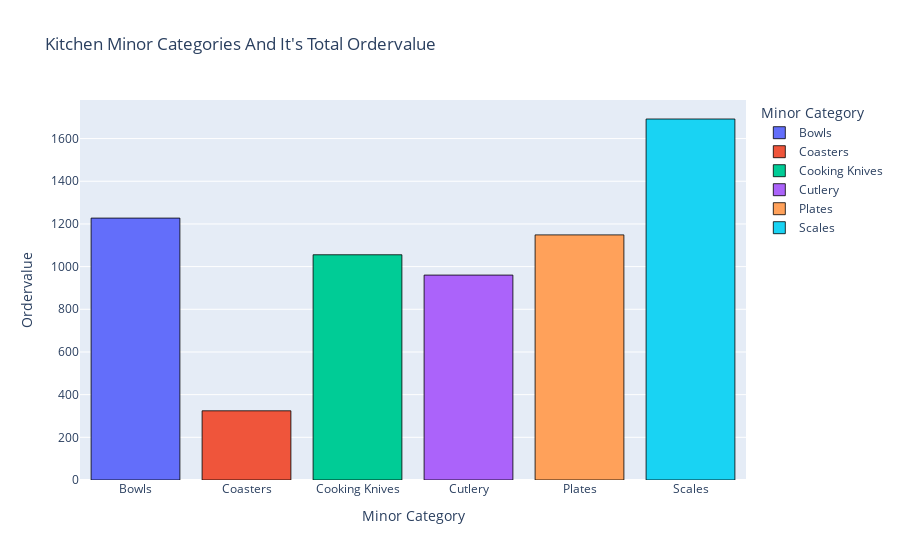

Notebook code for this chart:
### Code cell
fig = px.bar(df_EDA[df_EDA.major_category == 'Kitchen'].groupby('minor_category')['ordervalue'].sum().reset_index(),
             x='minor_category', y='ordervalue',color='minor_category',
             title="Kitchen Minor Categories And It's Total Ordervalue",
             labels={'minor_category':'Minor Category', 'ordervalue':'Ordervalue'})
fig.update_traces(marker_line_color = 'black', marker_line_width = 0.8)
fig.show()

### Figure 1 — Plotly figure (JSON) as saved in the notebook; plotly's stock layout.template omitted (floating-point values rounded to 4 significant figures)
{"data": [{"alignmentgroup": "True", "hovertemplate": "Minor Category=%{x}<br>Ordervalue=%{y}<extra></extra>", "legendgroup": "Bowls", "marker": {"color": "#636efa", "line": {"color": "black", "width": 0.8}, "pattern": {"shape": ""}}, "name": "Bowls", "offsetgroup": "Bowls", "orientation": "v", "showlegend": true, "textposition": "auto", "type": "bar", "x": ["Bowls"], "xaxis": "x", "y": [1227.0], "yaxis": "y"}, {"alignmentgroup": "True", "hovertemplate": "Minor Category=%{x}<br>Ordervalue=%{y}<extra></extra>", "legendgroup": "Coasters", "marker": {"color": "#EF553B", "line": {"color": "black", "width": 0.8}, "pattern": {"shape": ""}}, "name": "Coasters", "offsetgroup": "Coasters", "orientation": "v", "showlegend": true, "textposition": "auto", "type": "bar", "x": ["Coasters"], "xaxis": "x", "y": [324.3], "yaxis": "y"}, {"alignmentgroup": "True", "hovertemplate": "Minor Category=%{x}<br>Ordervalue=%{y}<extra></extra>", "legendgroup": "Cooking Knives", "marker": {"color": "#00cc96", "line": {"color": "black", "width": 0.8}, "pattern": {"shape": ""}}, "name": "Cooking Knives", "offsetgroup": "Cooking Knives", "orientation": "v", "showlegend": true, "textposition": "auto", "type": "bar", "x": ["Cooking Knives"], "xaxis": "x", "y": [1055.0], "yaxis": "y"}, {"alignmentgroup": "True", "hovertemplate": "Minor Category=%{x}<br>Ordervalue=%{y}<extra></extra>", "legendgroup": "Cutlery", "marker": {"color": "#ab63fa", "line": {"color": "black", "width": 0.8}, "pattern": {"shape": ""}}, "name": "Cutlery", "offsetgroup": "Cutlery", "orientation": "v", "showlegend": true, "textposition": "auto", "type": "bar", "x": ["Cutlery"], "xaxis": "x", "y": [960.3], "yaxis": "y"}, {"alignmentgroup": "True", "hovertemplate": "Minor Category=%{x}<br>Ordervalue=%{y}<extra></extra>", "legendgroup": "Plates", "marker": {"color": "#FFA15A", "line": {"color": "black", "width": 0.8}, "pattern": {"shape": ""}}, "name": "Plates", "offsetgroup": "Plates", "orientation": "v", "showlegend": true, "textposition": "auto", "type": "bar", "x": ["Plates"], "xaxis": "x", "y": [1149.0], "yaxis": "y"}, {"alignmentgroup": "True", "hovertemplate": "Minor Category=%{x}<br>Ordervalue=%{y}<extra></extra>", "legendgroup": "Scales", "marker": {"color": "#19d3f3", "line": {"color": "black", "width": 0.8}, "pattern": {"shape": ""}}, "name": "Scales", "offsetgroup": "Scales", "orientation": "v", "showlegend": true, "textposition": "auto", "type": "bar", "x": ["Scales"], "xaxis": "x", "y": [1692.0], "yaxis": "y"}], "layout": {"barmode": "relative", "legend": {"title": {"text": "Minor Category"}, "tracegroupgap": 0}, "title": {"text": "Kitchen Minor Categories And It's Total Ordervalue"}, "xaxis": {"anchor": "y", "categoryarray": ["Bowls", "Coasters", "Cooking Knives", "Cutlery", "Plates", "Scales"], "categoryorder": "array", "domain": [0, 1], "title": {"text": "Minor Category"}}, "yaxis": {"anchor": "x", "domain": [0, 1], "title": {"text": "Ordervalue"}}}}
